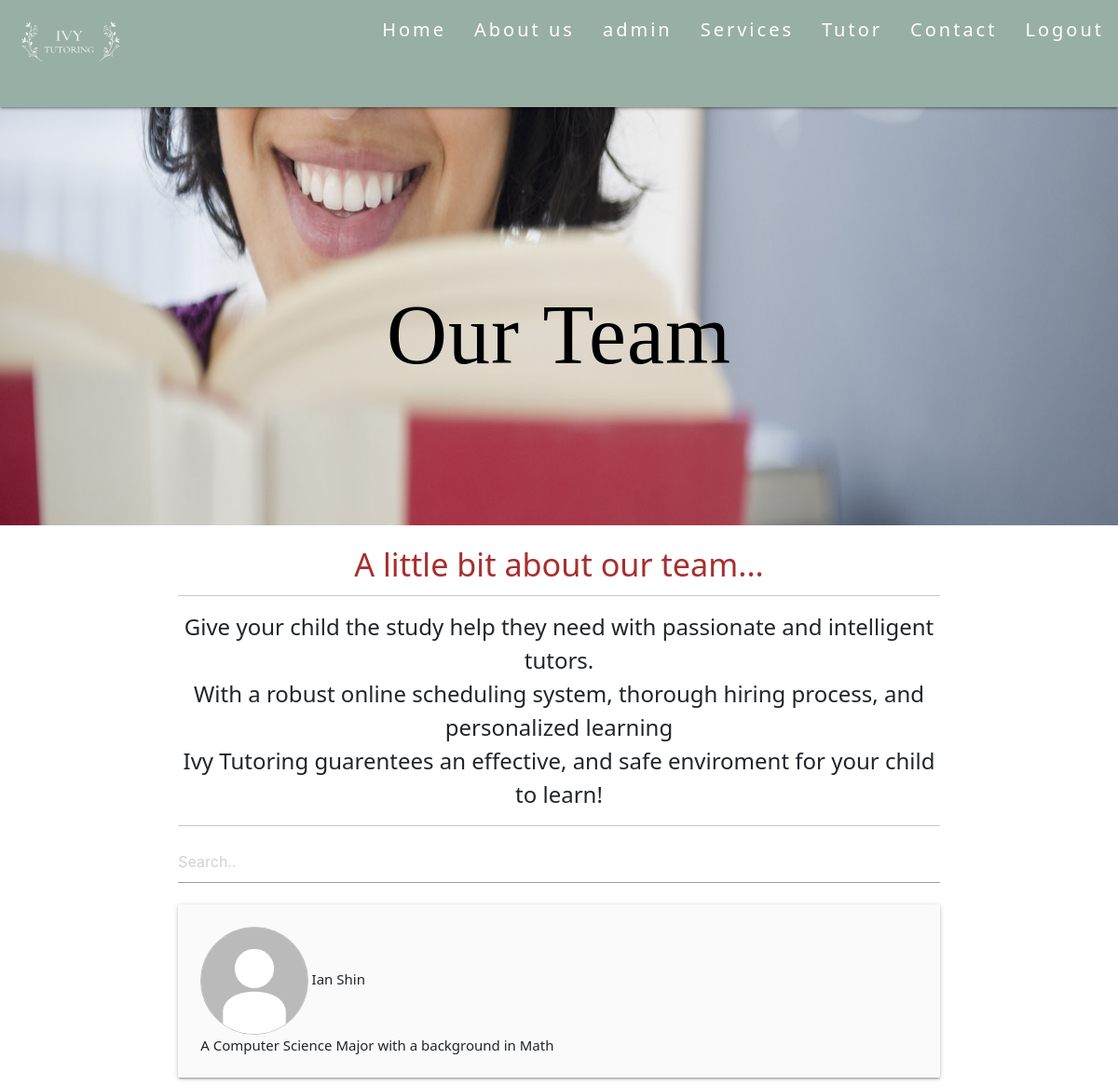
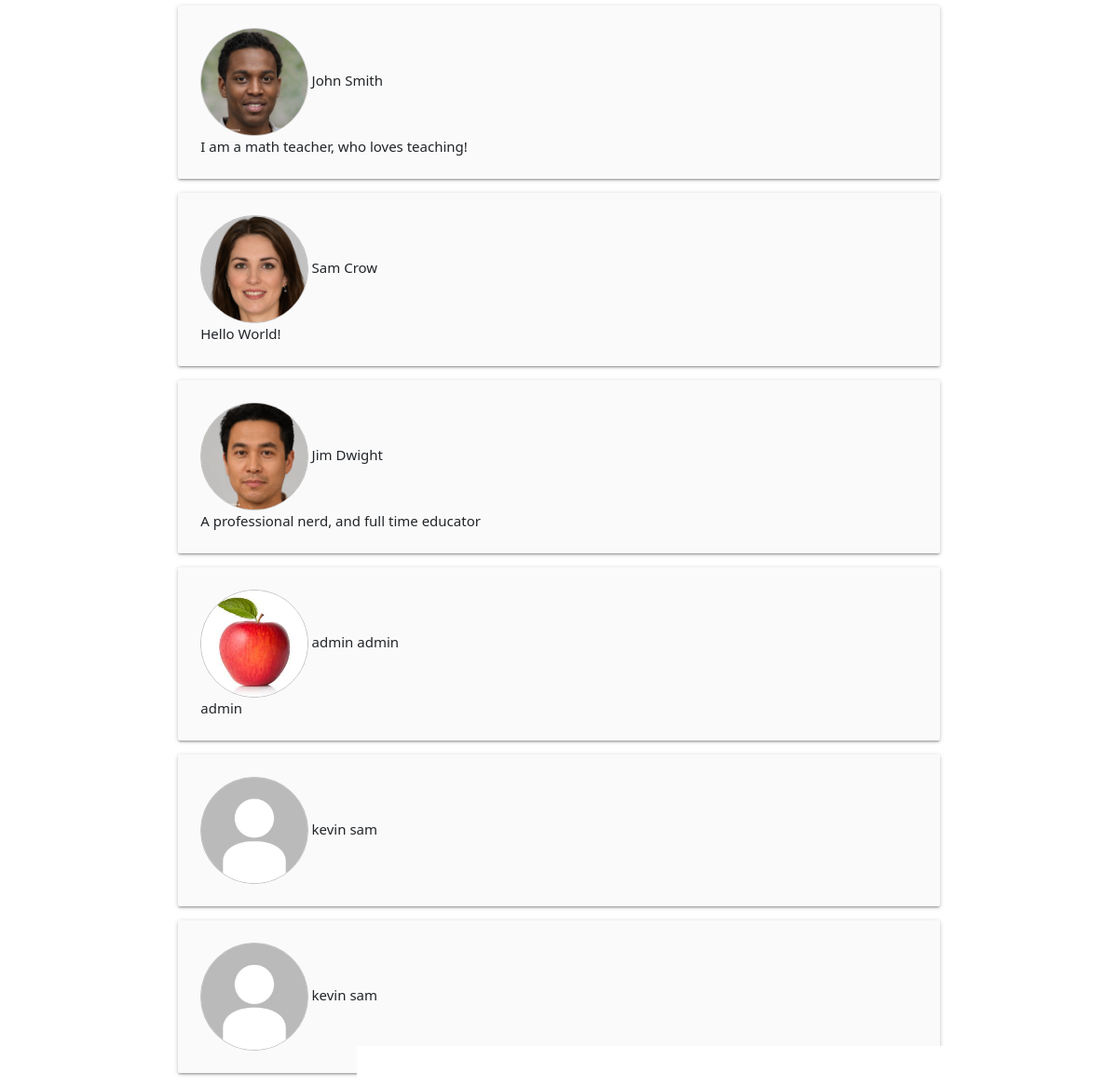
Page /Tutor (signed in) on the committed database (2 pictures, top to bottom).
### main/models.py (models this page shows, shortened)
class User(AbstractUser):
	email_confirm = models.BooleanField(default=False)

class Profile(models.Model):
	user = models.OneToOneField(User,on_delete = models.CASCADE,default= None)
	pro_pic =  models.ImageField(upload_to = 'profilePics', blank = True, null = True)
	descript = models.CharField(max_length = 50, blank = True)
	intro = models.CharField(max_length = 1000, blank = True)

### main/views.py (the view)
# urls.py: path("Tutor", tutorList.as_view(), name = "Tutor"),
class tutorList(ListView):
	model = User
	template_name = "main/Tutors.html"
	context_object_name = "users"
	def get_context_data(self,**kwargs):
		data = super().get_context_data(**kwargs)
		return data

### main/templates/main/Tutors.html (shortened to what this page needs)
<head>
  <link rel="stylesheet" href="https://cdnjs.cloudflare.com/ajax/libs/materialize/1.0.0/css/materialize.min.css">
  <link href="https://cdn.jsdelivr.net/npm/bootstrap@5.0.0-beta2/dist/css/bootstrap.min.css" rel="stylesheet">
</head>
{%include "main/HeadNav.html" %}
{%load static%}
<div class="parallax-container">
  <div class="parallax">
      <img src="{%static 'media\Student.jpg' %}" class = "responsive-img">
              <h1 class="ml131">Our Team</h1>
  </div>
</div>
<div class = "writingSection">
  <div class = "container" >
      <h4 class="" style="text-align:center;"><strong><font color="#a82e2e">A little bit about our team...</font></strong></h4>
        <hr>
          <div class = "", style = "text-align: center;">
              <font size = "5">
                  Give your child the study help they need with passionate and intelligent tutors.
                  <br>
                  With a robust online scheduling system, thorough hiring process, and personalized learning
                  <br>
                  Ivy Tutoring guarentees an effective, and safe enviroment for your child to learn!
              </font>
          </div>
        <hr>
      <form class = "wrapper" method = "GET" action ="{% url 'main:SearchResults' %}">
        <input name = "searchBar" type = "text" class = "input" placeholder = "Search.." , value = {{request.GET.searchBar}}>
      </form>
{% for use in users%}
<div class="col s12 m8 offset-m2 l6 offset-l3">
    <div class="card-panel grey lighten-5 z-depth-1">
      {% if use.profile.pro_pic %}
            <img class="card-img" src="{{ use.profile.pro_pic.url }}">
              {{use.first_name}} {{use.last_name}}
            <br>
              {{use.profile.descript}}
          {% else %}
              <img class="card-img" src="{%static 'media/Default.jpg' %}">
              {{use.first_name}} {{use.last_name}}
            <br>
              {{use.profile.descript}}
          {% endif %}
      </div>
    </div>
 {%endfor%}
</div>

### main/templates/main/HeadNav.html (shortened to what this page needs)
{%load static%}
<head>
<link rel="stylesheet" href="https://cdnjs.cloudflare.com/ajax/libs/materialize/1.0.0/css/materialize.min.css">
</head>
<div class="navbar-fixed">
    <nav>
        <div class='nav-wrapper'>
            <a href="/" class="brand-logo"><img src="{%static 'media\logo.png' %}" width="150" height="100"></a>
            <ul id="nav" class = "right hide-on-med-and-down">
                {% if user.is_authenticated %}
                    <li><a href = "/"> Home </a></li>
                    <li><a href = "/AboutUs"> About us </a></li>
                    <li><a href = "/Profile"> {{ user.username }}</a></li>
                    <li><a href= "/Services"> Services </a></li>
                    <li><a href = "/Tutor"> Tutor </a></li>
                    <li><a href = "/Contact/"> Contact </a></li>
                    <li><a href="/logout"> Logout </a></li>
                {% endif %}
            </ul>
        </div>
    </nav>
</div>

### main/templates/main/HeadNav.html (style rules this page uses)
nav { height:115px; background-color:#98AFA5; }
nav ul a { font-size: 20px; letter-spacing:3px; }

### main/templates/main/Tutors.html (style rules this page uses)
.col { position:relative; top:6%; }
.ml131 { position:absolute; font-size: 6em; color:black; letter-spacing:1px; width:100%; text-align:center; top:40%; }
.card-img { max-width:15%; max-height:25%; border-radius:50%; border:1.5px solid #c0bebe; }

### rows in the picture
User: username "admin", profile.pro_pic (picture), first_name "admin", last_name "admin", profile.descript "admin"
User: first_name "Ian", last_name "Shin", profile.descript "A Computer Science Major with a background in Math"
User: profile.pro_pic (picture), first_name "John", last_name "Smith", profile.descript "I am a math teacher, who loves teaching!"
User: profile.pro_pic (picture), first_name "Sam", last_name "Crow", profile.descript "Hello World!"
User: profile.pro_pic (picture), first_name "Jim", last_name "Dwight", profile.descript "A professional nerd, and full time educator"
User: first_name "kevin", last_name "sam"
User: first_name "kevin", last_name "sam"
